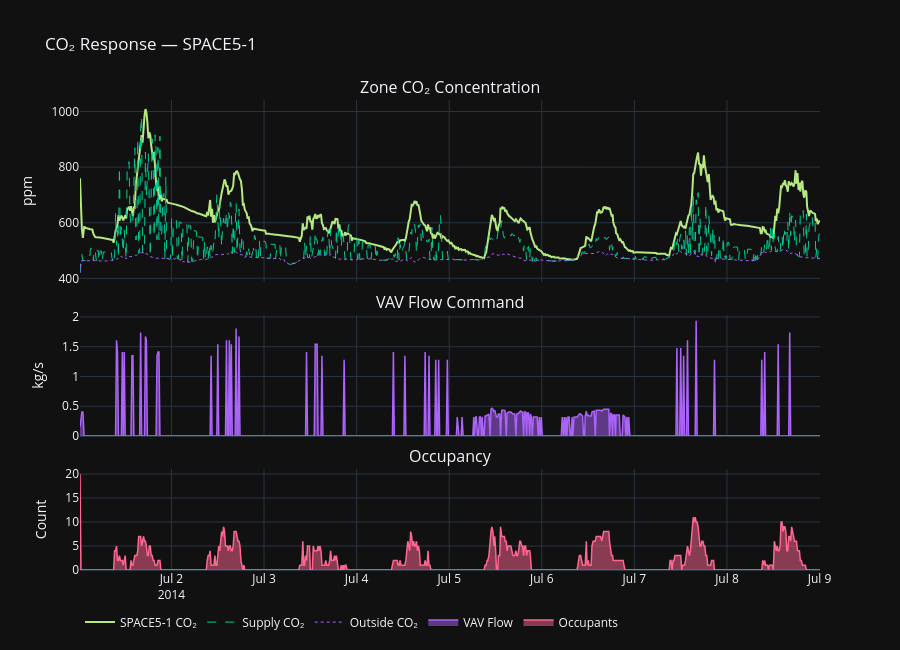

Notebook code for this chart:
### Markdown cell above
## 3 · CO₂ Response vs Flow & Occupancy

### Code cell
fig = make_subplots(
    rows=3, cols=1, shared_xaxes=True,
    row_heights=[0.45, 0.30, 0.25],
    subplot_titles=['Zone CO₂ Concentration', 'VAV Flow Command', 'Occupancy'],
    vertical_spacing=0.07
)

fig.add_trace(go.Scatter(x=df['Datetime'], y=df[f'{ZONE}_CO2_ppm'],
    name=f'{ZONE} CO₂', line=dict(color='#B6E880', width=2)), row=1, col=1)
fig.add_trace(go.Scatter(x=df['Datetime'], y=df[f'Fan_Out_CO2_ppm'],
    name='Supply CO₂', line=dict(color='#00CC96', width=1, dash='dash')), row=1, col=1)
fig.add_trace(go.Scatter(x=df['Datetime'], y=df[f'Outdoor_Air_CO2_ppm'],
    name='Outside CO₂', line=dict(color='#AB63FA', width=1, dash='dot')), row=1, col=1)

fig.add_trace(go.Scatter(x=df['Datetime'], y=df[f'{ZONE}_VAV_Flow_kg_s'],
    name='VAV Flow', fill='tozeroy',
    line=dict(color='#AB63FA', width=1.5)), row=2, col=1)

fig.add_trace(go.Scatter(x=df['Datetime'], y=df[f'{ZONE}_Occupants'],
    name='Occupants', fill='tozeroy',
    line=dict(color='#FF6692', width=1.5)), row=3, col=1)

fig.update_layout(template='plotly_dark', height=650,
    title=f'CO₂ Response — {ZONE}',
    legend=dict(orientation='h', y=-0.08))
fig.update_yaxes(title_text='ppm', row=1, col=1)
fig.update_yaxes(title_text='kg/s', row=2, col=1)
fig.update_yaxes(title_text='Count', row=3, col=1)
fig.show()

### Figure 1 — Plotly figure (JSON) as saved in the notebook; plotly's stock layout.template omitted (floating-point values rounded to 4 significant figures; data arrays with more than 128 entries replaced by an {"elided": "..."} marker saying what was removed)
{"data": [{"line": {"color": "#B6E880", "width": 2}, "name": "SPACE5-1 CO₂", "type": "scatter", "x": {"elided": "768 str values"}, "xaxis": "x", "y": {"elided": "768 float values"}, "yaxis": "y"}, {"line": {"color": "#00CC96", "dash": "dash", "width": 1}, "name": "Supply CO₂", "type": "scatter", "x": {"elided": "768 str values"}, "xaxis": "x", "y": {"elided": "768 float values"}, "yaxis": "y"}, {"line": {"color": "#AB63FA", "dash": "dot", "width": 1}, "name": "Outside CO₂", "type": "scatter", "x": {"elided": "768 str values"}, "xaxis": "x", "y": {"elided": "768 float values"}, "yaxis": "y"}, {"fill": "tozeroy", "line": {"color": "#AB63FA", "width": 1.5}, "name": "VAV Flow", "type": "scatter", "x": {"elided": "768 str values"}, "xaxis": "x2", "y": {"elided": "768 float values"}, "yaxis": "y2"}, {"fill": "tozeroy", "line": {"color": "#FF6692", "width": 1.5}, "name": "Occupants", "type": "scatter", "x": {"elided": "768 str values"}, "xaxis": "x3", "y": {"elided": "768 int values"}, "yaxis": "y3"}], "layout": {"annotations": [{"font": {"size": 16}, "showarrow": false, "text": "Zone CO₂ Concentration", "x": 0.5, "xanchor": "center", "xref": "paper", "y": 1, "yanchor": "bottom", "yref": "paper"}, {"font": {"size": 16}, "showarrow": false, "text": "VAV Flow Command", "x": 0.5, "xanchor": "center", "xref": "paper", "y": 0.543, "yanchor": "bottom", "yref": "paper"}, {"font": {"size": 16}, "showarrow": false, "text": "Occupancy", "x": 0.5, "xanchor": "center", "xref": "paper", "y": 0.215, "yanchor": "bottom", "yref": "paper"}], "height": 650, "legend": {"orientation": "h", "y": -0.08}, "title": {"text": "CO₂ Response — SPACE5-1"}, "xaxis": {"anchor": "y", "domain": [0, 1], "matches": "x3", "showticklabels": false}, "xaxis2": {"anchor": "y2", "domain": [0, 1], "matches": "x3", "showticklabels": false}, "xaxis3": {"anchor": "y3", "domain": [0, 1]}, "yaxis": {"anchor": "x", "domain": [0.613, 1], "title": {"text": "ppm"}}, "yaxis2": {"anchor": "x2", "domain": [0.285, 0.543], "title": {"text": "kg/s"}}, "yaxis3": {"anchor": "x3", "domain": [0, 0.215], "title": {"text": "Count"}}}}
